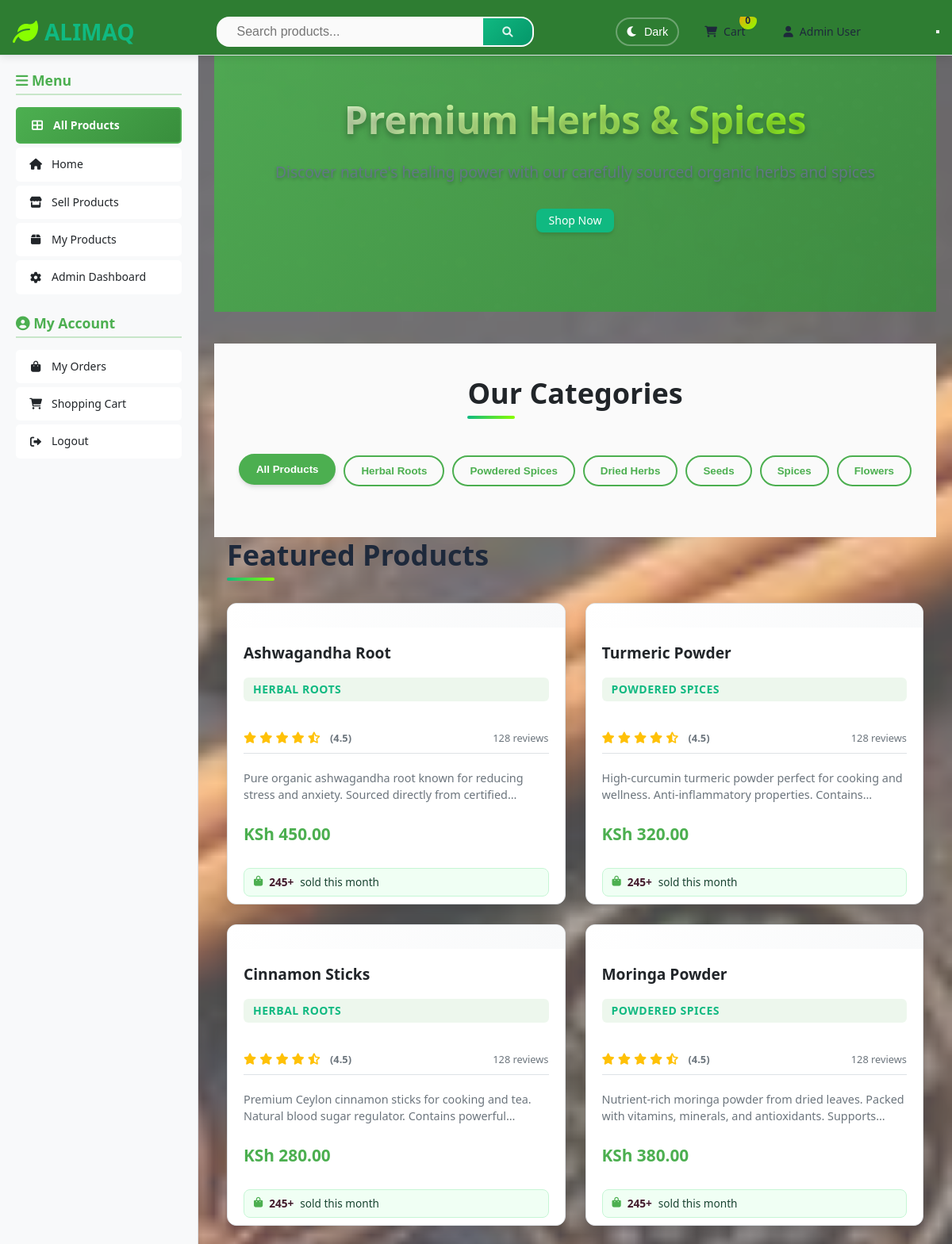
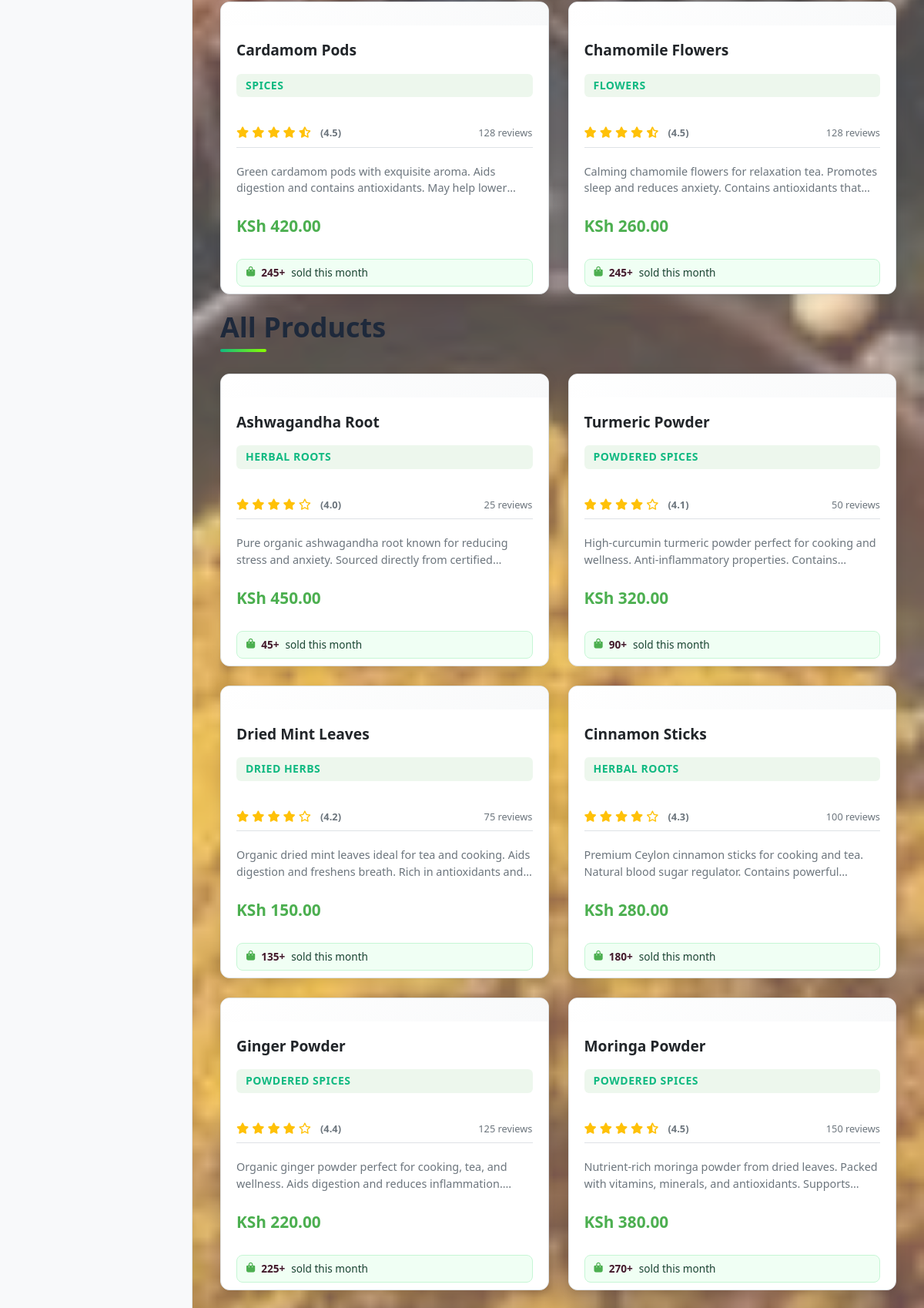
Screenshot of / (signed in, upper part) with the database file from the repository (2 pictures, top to bottom).
### app.py (models this page shows)
class User(UserMixin, db.Model):
    id = db.Column(db.Integer, primary_key=True)
    email = db.Column(db.String(100), unique=True, nullable=False)
    password = db.Column(db.String(255), nullable=False)
    name = db.Column(db.String(100), nullable=False)
    phone = db.Column(db.String(20), nullable=False)
    verified = db.Column(db.Boolean, default=False)
    is_seller = db.Column(db.Boolean, default=False)
    is_admin = db.Column(db.Boolean, default=False)
    created_at = db.Column(db.DateTime, default=datetime.utcnow)
    updated_at = db.Column(db.DateTime, default=datetime.utcnow, onupdate=datetime.utcnow)

class Product(db.Model):
    id = db.Column(db.Integer, primary_key=True)
    name = db.Column(db.String(100), nullable=False)
    description = db.Column(db.Text, nullable=False)
    price = db.Column(db.Float, nullable=False)
    category = db.Column(db.String(50), nullable=False)
    image_url = db.Column(db.String(255), default='default-product.jpg')
    stock = db.Column(db.Integer, default=0)
    seller_id = db.Column(db.Integer, db.ForeignKey('user.id'), nullable=False)
    featured = db.Column(db.Boolean, default=False)
    active = db.Column(db.Boolean, default=True)
    created_at = db.Column(db.DateTime, default=datetime.utcnow)
    updated_at = db.Column(db.DateTime, default=datetime.utcnow, onupdate=datetime.utcnow)
    seller = db.relationship('User', backref=db.backref('products', lazy=True))

### app.py (the view)
@app.route('/')
def index():
    category = request.args.get('category', 'all')
    search = request.args.get('search', '')
    query = Product.query.filter_by(active=True)
    if category != 'all':
        query = query.filter_by(category=category)
    if search:
        query = query.filter(Product.name.ilike(f'%{search}%'))
    products = query.order_by(Product.created_at.desc()).all()
    featured_products = Product.query.filter_by(featured=True, active=True).limit(8).all()
    print(f"DEBUG: Loading {len(products)} products from database")
    for product in products:
        print(f"  - {product.name} (Active: {product.active})")
    return render_template('index.html',
                         products=products,
                         categories=Config.CATEGORIES,
                         selected_category=category,
                         search_query=search,
                         featured_products=featured_products)

### app.py (called while the page is built)
@login_manager.user_loader
def load_user(user_id):
    return db.session.get(User, int(user_id))

### templates/index.html (shortened to what this page needs)
{% extends "base.html" %}
{% block content %}
<section class="hero">
    <div class="hero-content">
        <h1>Premium Herbs & Spices</h1>
        <p>Discover nature's healing power with our carefully sourced organic herbs and spices</p>
        <a href="#products" class="btn btn-primary">Shop Now</a>
    </div>
</section>
<section class="category-filter" id="products">
    <div class="container">
        <h2>Our Categories</h2>
        <div class="filter-buttons">
            <button class="filter-btn {% if selected_category == 'all' %}active{% endif %}"
                    data-filter="all">All Products</button>
            {% for category in categories %}
            <button class="filter-btn {% if selected_category == category %}active{% endif %}"
                    data-filter="{{ category }}">{{ category }}</button>
            {% endfor %}
        </div>
    </div>
</section>
{% if featured_products %}
<section class="featured-products">
    <div class="container">
        <h2>Featured Products</h2>
        <div class="products-grid">
            {% for product in featured_products %}
            <div class="product-card" data-category="{{ product.category }}">
                <div class="product-image">
                </div>
                <div class="product-info">
                    <h3>{{ product.name }}</h3>
                    <p class="product-category">{{ product.category }}</p>
                    <div class="product-rating">
                        <div class="stars">
                            {% set rating = product.rating|default(4.5) %}
                            {% for i in range(1, 6) %}
                                {% if i <= rating|int %}
                                    <i class="fas fa-star"></i>
                                {% elif i - 0.5 <= rating %}
                                    <i class="fas fa-star-half-alt"></i>
                                {% else %}
                                    <i class="far fa-star"></i>
                                {% endif %}
                            {% endfor %}
                            <span class="rating-value">({{ "%.1f"|format(rating) }})</span>
                        </div>
                        <span class="reviews-count">{{ product.reviews_count|default(128) }} reviews</span>
                    </div>
                    <p class="product-description">{{ product.description }}</p>
                    <div class="product-price">
                        KSh {{ "%.2f"|format(product.price) }}
                    </div>
                    <div class="products-sold">
                        <i class="fas fa-shopping-bag"></i>
                        <span class="sold-count">{{ product.sold_count|default(245) }}+</span> sold this month
                    </div>
                </div>
            </div>
            {% endfor %}
        </div>
    </div>
</section>
{% endif %}
<section class="all-products">
    <div class="container">
        <h2>All Products</h2>
        {% if products %}
        <div class="products-grid">
            {% for product in products %}
            <div class="product-card" data-category="{{ product.category }}">
                <div class="product-image">
                </div>
                <div class="product-info">
                    <h3>{{ product.name }}</h3>
                    <p class="product-category">{{ product.category }}</p>
                    <div class="product-rating">
                        <div class="stars">
                            {% set rating = product.rating|default(4.0 + loop.index0 * 0.1) %}
                            {% for i in range(1, 6) %}
                                {% if i <= rating|int %}
                                    <i class="fas fa-star"></i>
                                {% elif i - 0.5 <= rating %}
                                    <i class="fas fa-star-half-alt"></i>
                                {% else %}
                                    <i class="far fa-star"></i>
                                {% endif %}
                            {% endfor %}
                            <span class="rating-value">({{ "%.1f"|format(rating) }})</span>
                        </div>
                        <span class="reviews-count">{{ product.reviews_count|default(loop.index * 25) }} reviews</span>
                    </div>
                    <p class="product-description">{{ product.description }}</p>
                    <div class="product-price">
                        KSh {{ "%.2f"|format(product.price) }}
                    </div>
                    <div class="products-sold">
                        <i class="fas fa-shopping-bag"></i>
                        <span class="sold-count">{{ product.sold_count|default(loop.index * 45) }}+</span> sold this month
                    </div>
                </div>
            </div>
            {% endfor %}
        </div>
        {% else %}
        <div class="no-products">
            <i class="fas fa-search"></i>
            <h3>No products found</h3>
            <p>Try adjusting your search or filter criteria</p>
        </div>
        {% endif %}
    </div>
</section>
{% endblock %}

### templates/base.html (shortened to what this page needs)
<!DOCTYPE html>
<html lang="en" data-theme="{{ 'dark' if session.get('dark_mode') else 'light' }}">
<head>
    <link rel="stylesheet" href="{{ url_for('static', filename='css/main.css') }}">
    <link rel="stylesheet" href="https://cdnjs.cloudflare.com/ajax/libs/font-awesome/6.0.0/css/all.min.css">
</head>
<body>
    <div class="background-container">
        <div class="background-image"></div>
    </div>
    <div class="background-overlay"></div>
    <div class="main-content-area">
        <nav class="navbar">
            <div class="nav-container">
                <div class="nav-logo">
                    <a href="{{ url_for('index') }}">
                        <i class="fas fa-leaf"></i>
                        ALIMAQ
                    </a>
                </div>
                <div class="nav-search">
                    <form action="{{ url_for('index') }}" method="GET" class="search-form">
                        <input type="text" name="search" placeholder="Search products..." value="{{ request.args.get('search', '') }}">
                        <button type="submit" title="Search" aria-label="Search">
                            <i class="fas fa-search" aria-hidden="true"></i>
                        </button>
                    </form>
                </div>
                <div class="nav-menu">
                    <button class="theme-toggle" onclick="toggleDarkMode()" title="Toggle Dark Mode">
                        <i class="fas theme-icon {{ 'fa-sun' if session.get('dark_mode') else 'fa-moon' }}"></i>
                        <span class="theme-text">{{ 'Light' if session.get('dark_mode') else 'Dark' }}</span>
                    </button>
                    {% if current_user.is_authenticated %}
                        <a href="{{ url_for('cart') }}" class="nav-link cart-link">
                            <i class="fas fa-shopping-cart"></i> Cart
                            <span class="cart-count" id="cartCount">
                                {{ current_user.cart_items|length if current_user.cart_items else 0 }}
                            </span>
                        </a>
                        <div class="nav-dropdown">
                            <a href="#" class="nav-link">
                                <i class="fas fa-user"></i> {{ current_user.name }}
                            </a>
                        </div>
                    {% endif %}
                </div>
                <button class="mobile-nav-toggle" id="mobileNavToggle" title="Open mobile navigation menu" aria-label="Open mobile navigation menu">
                </button>
            </div>
        </nav>
        <aside class="sidebar" id="sidebar">
            <div class="sidebar-section">
                <h3><i class="fas fa-bars"></i> Menu</h3>
                <a href="{{ url_for('index') }}" class="sidebar-link all-products active-category">
                    <i class="fas fa-th-large"></i> All Products
                </a>
                <a href="{{ url_for('index') }}" class="sidebar-link">
                    <i class="fas fa-home"></i> Home
                </a>
                {% if current_user.is_authenticated %}
                    <a href="{{ url_for('sell') }}" class="sidebar-link">
                        <i class="fas fa-store"></i> Sell Products
                    </a>
                    <a href="{{ url_for('my_products') }}" class="sidebar-link">
                        <i class="fas fa-box"></i> My Products
                    </a>
                    {% if current_user.is_admin %}
                    <a href="{{ url_for('admin_dashboard') }}" class="sidebar-link">
                        <i class="fas fa-cog"></i> Admin Dashboard
                    </a>
                    {% endif %}
                {% endif %}
            </div>
            {% if current_user.is_authenticated %}
            <div class="sidebar-section">
                <h3><i class="fas fa-user-circle"></i> My Account</h3>
                <a href="{{ url_for('user_orders') }}" class="sidebar-link">
                    <i class="fas fa-shopping-bag"></i> My Orders
                </a>
                <a href="{{ url_for('cart') }}" class="sidebar-link">
                    <i class="fas fa-shopping-cart"></i> Shopping Cart
                </a>
                <a href="{{ url_for('logout') }}" class="sidebar-link">
                    <i class="fas fa-sign-out-alt"></i> Logout
                </a>
            </div>
            {% endif %}
        </aside>
        <div class="app-container">
            <div class="main-content-wrapper" id="mainContent">
                <div class="flash-messages">
                </div>
                <main class="main-content">
                    {% block content %}{% endblock %}
                </main>
            </div>
        </div>
    </div>
</body>
</html>

### templates/index.html (style rules this page uses)
.product-rating { display: flex; align-items: center; justify-content: space-between; margin: 10px 0; padding: 8px 0; border-bottom: 1px solid var(--border-color); }
.stars { display: flex; align-items: center; gap: 4px; }
.stars i { color: #ffc107; font-size: 0.9rem; }
.rating-value { color: var(--text-secondary); font-size: 0.8rem; margin-left: 8px; font-weight: 600; }
.reviews-count { color: var(--text-secondary); font-size: 0.8rem; font-weight: 500; }
.products-sold { display: flex; align-items: center; gap: 8px; margin: 8px 0; padding: 6px 12px; background: #f0fff4; border-radius: 8px; font-size: 0.85rem; color: #1a4332; border: 1px solid #c6f6d5; }
.products-sold i { color: var(--primary-color); font-size: 0.8rem; }
.sold-count { font-weight: 700; color: #431a2c; transition: color 0.3s ease; }
.hero { background: linear-gradient(135deg, rgba(76, 175, 80, 0.9), rgba(56, 142, 60, 0.9)); color: white; padding: 100px 0; text-align: center; margin-bottom: 40px; }
.hero-content h1 { font-size: 3rem; margin-bottom: 20px; }
.hero-content p { font-size: 1.2rem; margin-bottom: 30px; opacity: 0.9; }
.category-filter { padding: 40px 0; text-align: center; }
.category-filter h2 { margin-bottom: 30px; color: var(--text-primary); }
.filter-buttons { display: flex; justify-content: center; flex-wrap: wrap; gap: 10px; }
.filter-btn { padding: 10px 20px; border: 2px solid var(--primary-color); background: transparent; color: var(--primary-color); border-radius: 25px; cursor: pointer; transition: all 0.3s ease; font-weight: 600; }
.filter-btn.active, .filter-btn:hover { background: var(--primary-color); color: white; }

### rows the page displays
User: name "Admin User"
Product: name "Ashwagandha Root", category "HERBAL ROOTS", rating "4.5", reviews_count "128", description "Pure organic ashwagandha root known for reducing stress and anxiety. Sourced directly from…", price "450.00", sold_count "245", rating "4.0", reviews_count "25", sold_count "45"
Product: name "Turmeric Powder", category "POWDERED SPICES", rating "4.5", reviews_count "128", description "High-curcumin turmeric powder perfect for cooking and wellness. Anti-inflammatory properties.…", price "320.00", sold_count "245", rating "4.1", reviews_count "50", sold_count "90"
Product: name "Cinnamon Sticks", category "HERBAL ROOTS", rating "4.5", reviews_count "128", description "Premium Ceylon cinnamon sticks for cooking and tea. Natural blood sugar regulator. Contains…", price "280.00", sold_count "245", rating "4.3", reviews_count "100", sold_count "180"
Product: name "Moringa Powder", category "POWDERED SPICES", rating "4.5", reviews_count "128", description "Nutrient-rich moringa powder from dried leaves. Packed with vitamins, minerals, and antioxidants.…", price "380.00", sold_count "245", reviews_count "150", sold_count "270"
Product: name "Cardamom Pods", category "SPICES", rating "4.5", reviews_count "128", description "Green cardamom pods with exquisite aroma. Aids digestion and contains antioxidants. May help…", price "420.00", sold_count "245"
Product: name "Chamomile Flowers", category "FLOWERS", rating "4.5", reviews_count "128", description "Calming chamomile flowers for relaxation tea. Promotes sleep and reduces anxiety. Contains antioxidants…", price "260.00", sold_count "245"
Product: name "Dried Mint Leaves", category "DRIED HERBS", rating "4.2", reviews_count "75", description "Organic dried mint leaves ideal for tea and cooking. Aids digestion and freshens breath. Rich in antioxidants…", price "150.00", sold_count "135"
Product: name "Ginger Powder", category "POWDERED SPICES", rating "4.4", reviews_count "125", description "Organic ginger powder perfect for cooking, tea, and wellness. Aids digestion and reduces…", price "220.00", sold_count "225"

### other values shown
{{ 'Light' if session.get('dark_mode') else 'Dark' }} "Dark"
{{ current_user.cart_items|length if current_user.cart_items else 0 }} "0"
{{ category }} "Herbal Roots" "Powdered Spices" "Dried Herbs" "Seeds" "Spices" "Flowers"
